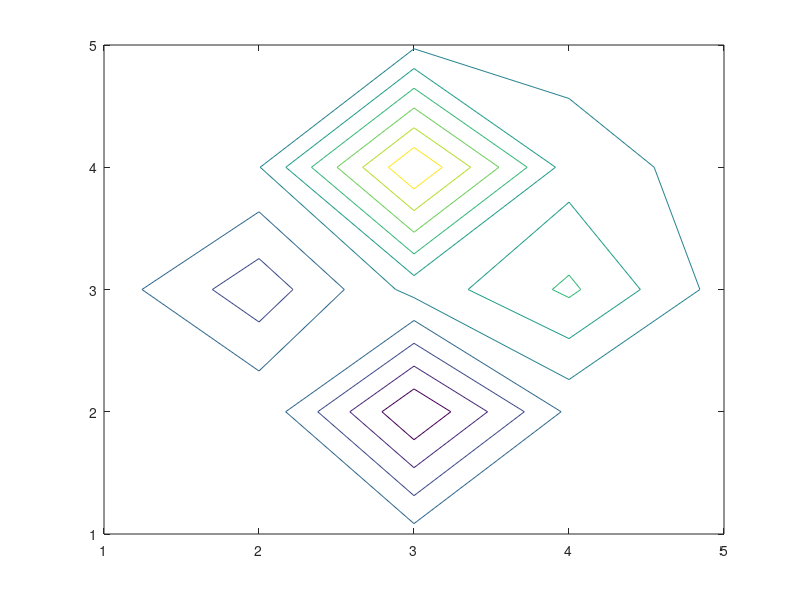

MATLAB code for this plot: (Note: this script raises an error after producing the figure.)
%=============================================================================
% Copyright (c) 2016-present Allan CORNET (Nelson)
%=============================================================================
% This file is part of Nelson.
%=============================================================================
% LICENCE_BLOCK_BEGIN
% SPDX-License-Identifier: LGPL-3.0-or-later
% LICENCE_BLOCK_END
%=============================================================================
% <--WEIGHT 2-->
% <--ADV-CLI MODE-->
%=============================================================================
% A LevelStep nobody set reports the round step the automatic levels are
% multiples of, while LevelStepMode stays 'auto'. Every expected step below
% was measured, none was derived.
%=============================================================================
f = figure('Visible', 'off');
[~, h] = contour(peaks(5));
asserts.isequal(get(h, 'LevelStep'), 2);
asserts.isequal(get(h, 'LevelStepMode'), 'auto');
close(f);
%=============================================================================
% peaks(6) spans barely more than ten units and keeps a step of one.
f = figure('Visible', 'off');
[~, h] = contour(peaks(6));
asserts.isequal(get(h, 'LevelStep'), 1);
close(f);
%=============================================================================
% The step follows the data range through a change of scale, in both
% directions, and stays exact below one.
f = figure('Visible', 'off');
[~, h] = contour(peaks(20) * 10);
asserts.isequal(get(h, 'LevelStep'), 20);
close(f);
%=============================================================================
f = figure('Visible', 'off');
[~, h] = contour(peaks(20) / 10);
asserts.isequal(get(h, 'LevelStep'), 0.2);
close(f);
%=============================================================================
f = figure('Visible', 'off');
[~, h] = contour(magic(10) / 1000);
asserts.isequal(get(h, 'LevelStep'), 0.01);
close(f);
%=============================================================================
f = figure('Visible', 'off');
[~, h] = contour([1 2; 3 4]);
asserts.isequal(get(h, 'LevelStep'), 0.5);
close(f);
%=============================================================================
% The range decides, not where the data sits: shifting it by a hundred moves
% no step, and data that is entirely negative is read the same way.
f = figure('Visible', 'off');
[~, h] = contour(peaks(20) + 100);
asserts.isequal(get(h, 'LevelStep'), 2);
close(f);
%=============================================================================
f = figure('Visible', 'off');
[~, h] = contour(magic(10));
asserts.isequal(get(h, 'LevelStep'), 10);
close(f);
%=============================================================================
f = figure('Visible', 'off');
[~, h] = contour(-abs(magic(10)));
asserts.isequal(get(h, 'LevelStep'), 10);
close(f);
%=============================================================================
% The step is republished when the data changes under an automatic contour.
f = figure('Visible', 'off');
[~, h] = contour(peaks(20));
asserts.isequal(get(h, 'LevelStep'), 2);
set(h, 'ZData', peaks(20) * 10);
asserts.isequal(get(h, 'LevelStep'), 20);
asserts.isequal(get(h, 'LevelStepMode'), 'auto');
close(f);
%=============================================================================
% A LevelList given as a count of levels leaves LevelStep on the step of the
% range: it is not the spacing of that list, whatever the count.
f = figure('Visible', 'off');
[~, h] = contour(peaks(20), 10);
asserts.isequal(get(h, 'LevelStep'), 2);
asserts.isequal(get(h, 'LevelStepMode'), 'auto');
asserts.isequal(get(h, 'LevelListMode'), 'manual');
close(f);
%=============================================================================
f = figure('Visible', 'off');
[~, h] = contour(peaks(20), 3);
asserts.isequal(get(h, 'LevelStep'), 2);
close(f);
%=============================================================================
f = figure('Visible', 'off');
[~, h] = contour(peaks(20), 30);
asserts.isequal(get(h, 'LevelStep'), 2);
close(f);
%=============================================================================
% Same for a list spelled out, given at creation or set afterwards.
f = figure('Visible', 'off');
[~, h] = contour(peaks(20), [0 1 2]);
asserts.isequal(get(h, 'LevelStep'), 2);
asserts.isequal(get(h, 'LevelStepMode'), 'auto');
close(f);
%=============================================================================
f = figure('Visible', 'off');
[~, h] = contour(peaks(20));
set(h, 'LevelList', [0 1]);
asserts.isequal(get(h, 'LevelStep'), 2);
asserts.isequal(get(h, 'LevelStepMode'), 'auto');
asserts.isequal(get(h, 'LevelListMode'), 'manual');
close(f);
%=============================================================================
% A LevelStep the user did set is kept, and switches the mode to manual.
f = figure('Visible', 'off');
[~, h] = contour(peaks(20), 'LevelStep', 3);
asserts.isequal(get(h, 'LevelStep'), 3);
asserts.isequal(get(h, 'LevelStepMode'), 'manual');
asserts.isequal(get(h, 'LevelList'), [-6 -3 0 3 6]);
close(f);
%=============================================================================
% The filled contour reports the step of the range, not the spacing of the
% synthetic base band its LevelList starts with.
f = figure('Visible', 'off');
[~, h] = contourf(peaks(20));
asserts.isequal(get(h, 'LevelStep'), 2);
asserts.isequal(get(h, 'LevelStepMode'), 'auto');
close(f);
%=============================================================================
f = figure('Visible', 'off');
[~, h] = contour3(peaks(20));
asserts.isequal(get(h, 'LevelStep'), 2);
close(f);
%=============================================================================
f = figure('Visible', 'off');
h = fcontour(@(x, y) x .^ 2 + y .^ 2);
asserts.isequal(get(h, 'LevelStep'), 5);
asserts.isequal(get(h, 'LevelStepMode'), 'auto');
close(f);
%=============================================================================
% The contour a surfc projects under its surface reports it too.
f = figure('Visible', 'off');
h = surfc(peaks(20));
asserts.isequal(get(h(2), 'LevelStep'), 2);
asserts.isequal(get(h(2), 'LevelStepMode'), 'auto');
close(f);
%=============================================================================
